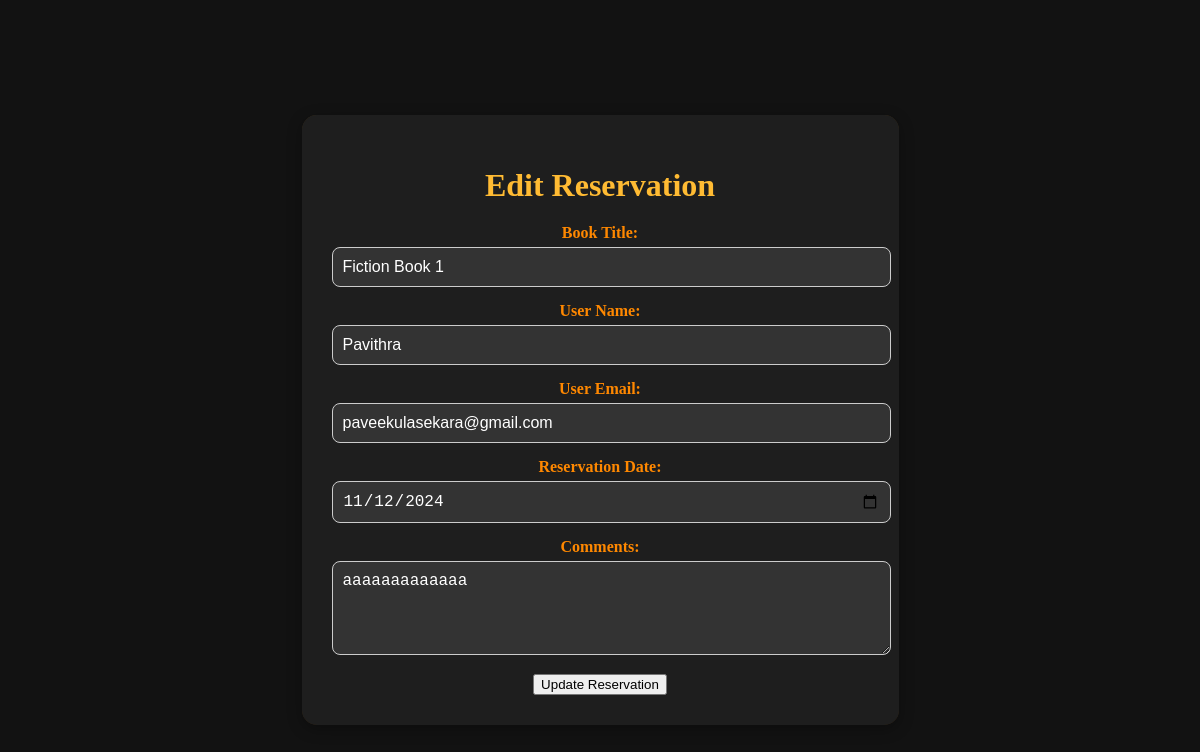
The page /edit_reservation.php?id=2 on the database its author committed.
### tables this page shows
CREATE TABLE `reservations` (
  `id` int(11) NOT NULL,
  `book_title` varchar(255) DEFAULT NULL,
  `user_name` varchar(255) DEFAULT NULL,
  `user_email` varchar(255) DEFAULT NULL,
  `reservation_date` date DEFAULT NULL,
  `comments` text DEFAULT NULL
);

### edit_reservation.php (the view, shortened to what this page needs)
<?php
include('conn.php');
if (isset($_GET['id'])) {
    $reservation_id = $_GET['id'];
    $sql = "SELECT * FROM reservations WHERE id = ?";
    if ($stmt = $conn->prepare($sql)) {
        $stmt->bind_param("i", $reservation_id);
        $stmt->execute();
        $result = $stmt->get_result();
        $reservation = $result->fetch_assoc();
    }
} else {
    echo "Invalid request.";
    exit;
}
?>
<!DOCTYPE html>
<html lang="en">
<head>
</head>
<body>
    <div class="container">
        <h1>Edit Reservation</h1>
        <form method="POST">
            <div class="form-group">
                <label for="bookTitle">Book Title:</label>
                <input type="text" id="bookTitle" name="bookTitle" value="<?php echo htmlspecialchars($reservation['book_title']); ?>" required>
            </div>
            <div class="form-group">
                <label for="userName">User Name:</label>
                <input type="text" id="userName" name="userName" value="<?php echo htmlspecialchars($reservation['user_name']); ?>" required>
            </div>
            <div class="form-group">
                <label for="userEmail">User Email:</label>
                <input type="email" id="userEmail" name="userEmail" value="<?php echo htmlspecialchars($reservation['user_email']); ?>" required>
            </div>
            <div class="form-group">
                <label for="reservationDate">Reservation Date:</label>
                <input type="date" id="reservationDate" name="reservationDate" value="<?php echo htmlspecialchars($reservation['reservation_date']); ?>" required>
            </div>
            <div class="form-group">
                <label for="comments">Comments:</label>
                <textarea id="comments" name="comments" rows="4" cols="50"><?php echo htmlspecialchars($reservation['comments']); ?></textarea>
            </div>
            <button type="submit">Update Reservation</button>
        </form>
    </div>
</body>
</html>

### edit_reservation.php (style rules this page uses)
body { font-family: 'Times New Roman', Times, serif; background-color: #121212; color: #eee; margin: 0; padding: 20px; display: flex; justify-content: center; align-items: center; height: 100vh; }
.container { max-width: 800px; margin: auto; background: #1e1e1e; padding: 30px; border-radius: 15px; box-shadow: 0 4px 15px rgba(0, 0, 0, 0.3); text-align: center; position: relative; overflow: hidden; }
.container::before { content: ''; position: absolute; top: -50%; left: -50%; width: 200%; height: 200%; background: linear-gradient(135deg, #ffbb33, #ff8800); opacity: 0.2; z-index: -1; transform: rotate(45deg); }
h1, h2 { text-align: center; color: #ffbb33; margin-bottom: 20px; }
.form-group { margin-bottom: 15px; }
.form-group label { display: block; margin-bottom: 5px; font-weight: bold; color: #ff8800; }
.form-group input, .form-group textarea { width: 100%; padding: 10px; border: 1px solid #ccc; border-radius: 8px; font-size: 1rem; background-color: #333; color: #fff; }
.form-group textarea { resize: vertical; }

### rows shown on the page
reservations: bookTitle "Fiction Book 1", userName "Pavithra", userEmail "paveekulasekara@gmail.com", reservationDate "11/12/2024", comments "aaaaaaaaaaaaa"
